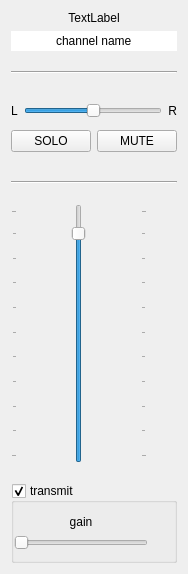
<?xml version="1.0" encoding="UTF-8"?>
<ui version="4.0">
 <class>TrackView</class>
 <widget class="QWidget" name="TrackView">
  <property name="geometry">
   <rect>
    <x>0</x>
    <y>0</y>
    <width>174</width>
    <height>574</height>
   </rect>
  </property>
  <property name="windowTitle">
   <string>Form</string>
  </property>
  <layout class="QGridLayout" name="gridLayout_3">
   <property name="verticalSpacing">
    <number>20</number>
   </property>
   <item row="4" column="0">
    <widget class="Line" name="topSeparator">
     <property name="orientation">
      <enum>Qt::Horizontal</enum>
     </property>
    </widget>
   </item>
   <item row="5" column="0">
    <widget class="QWidget" name="widget_4" native="true">
     <layout class="QGridLayout" name="gridLayout_2">
      <property name="leftMargin">
       <number>0</number>
      </property>
      <property name="rightMargin">
       <number>0</number>
      </property>
      <property name="verticalSpacing">
       <number>12</number>
      </property>
      <item row="1" column="0" colspan="3">
       <widget class="QWidget" name="widget_2" native="true">
        <layout class="QHBoxLayout" name="horizontalLayout_2">
         <property name="spacing">
          <number>6</number>
         </property>
         <property name="leftMargin">
          <number>0</number>
         </property>
         <property name="topMargin">
          <number>0</number>
         </property>
         <property name="rightMargin">
          <number>0</number>
         </property>
         <property name="bottomMargin">
          <number>0</number>
         </property>
         <item alignment="Qt::AlignLeft">
          <widget class="QPushButton" name="solo">
           <property name="sizePolicy">
            <sizepolicy hsizetype="Maximum" vsizetype="Maximum">
             <horstretch>0</horstretch>
             <verstretch>0</verstretch>
            </sizepolicy>
           </property>
           <property name="layoutDirection">
            <enum>Qt::LeftToRight</enum>
           </property>
           <property name="text">
            <string>SOLO</string>
           </property>
           <property name="checkable">
            <bool>true</bool>
           </property>
          </widget>
         </item>
         <item alignment="Qt::AlignRight">
          <widget class="QPushButton" name="mute">
           <property name="enabled">
            <bool>true</bool>
           </property>
           <property name="sizePolicy">
            <sizepolicy hsizetype="Maximum" vsizetype="Maximum">
             <horstretch>0</horstretch>
             <verstretch>0</verstretch>
            </sizepolicy>
           </property>
           <property name="layoutDirection">
            <enum>Qt::LeftToRight</enum>
           </property>
           <property name="text">
            <string>MUTE</string>
           </property>
           <property name="checkable">
            <bool>true</bool>
           </property>
          </widget>
         </item>
        </layout>
       </widget>
      </item>
      <item row="0" column="2">
       <widget class="QLabel" name="labelPanR">
        <property name="sizePolicy">
         <sizepolicy hsizetype="Fixed" vsizetype="Preferred">
          <horstretch>0</horstretch>
          <verstretch>0</verstretch>
         </sizepolicy>
        </property>
        <property name="text">
         <string>R</string>
        </property>
        <property name="alignment">
         <set>Qt::AlignRight|Qt::AlignTrailing|Qt::AlignVCenter</set>
        </property>
       </widget>
      </item>
      <item row="0" column="0">
       <widget class="QLabel" name="labelPanL">
        <property name="sizePolicy">
         <sizepolicy hsizetype="Fixed" vsizetype="Preferred">
          <horstretch>0</horstretch>
          <verstretch>0</verstretch>
         </sizepolicy>
        </property>
        <property name="text">
         <string>L</string>
        </property>
        <property name="alignment">
         <set>Qt::AlignLeading|Qt::AlignLeft|Qt::AlignVCenter</set>
        </property>
       </widget>
      </item>
      <item row="0" column="1">
       <widget class="QSlider" name="panSlider">
        <property name="sizePolicy">
         <sizepolicy hsizetype="Expanding" vsizetype="Fixed">
          <horstretch>1</horstretch>
          <verstretch>0</verstretch>
         </sizepolicy>
        </property>
        <property name="singleStep">
         <number>10</number>
        </property>
        <property name="value">
         <number>50</number>
        </property>
        <property name="orientation">
         <enum>Qt::Horizontal</enum>
        </property>
        <property name="invertedAppearance">
         <bool>false</bool>
        </property>
       </widget>
      </item>
     </layout>
    </widget>
   </item>
   <item row="7" column="0">
    <widget class="QWidget" name="widget_5" native="true">
     <layout class="QHBoxLayout" name="horizontalLayout" stretch="0,0">
      <property name="spacing">
       <number>10</number>
      </property>
      <property name="leftMargin">
       <number>0</number>
      </property>
      <property name="topMargin">
       <number>0</number>
      </property>
      <property name="rightMargin">
       <number>0</number>
      </property>
      <property name="bottomMargin">
       <number>0</number>
      </property>
      <item>
       <widget class="QSlider" name="verticalSlider">
        <property name="sizePolicy">
         <sizepolicy hsizetype="Expanding" vsizetype="Expanding">
          <horstretch>3</horstretch>
          <verstretch>0</verstretch>
         </sizepolicy>
        </property>
        <property name="value">
         <number>90</number>
        </property>
        <property name="orientation">
         <enum>Qt::Vertical</enum>
        </property>
        <property name="tickPosition">
         <enum>QSlider::TicksBothSides</enum>
        </property>
       </widget>
      </item>
      <item>
       <widget class="PeakMeter" name="widget" native="true">
        <property name="sizePolicy">
         <sizepolicy hsizetype="Fixed" vsizetype="Preferred">
          <horstretch>0</horstretch>
          <verstretch>0</verstretch>
         </sizepolicy>
        </property>
        <property name="minimumSize">
         <size>
          <width>20</width>
          <height>0</height>
         </size>
        </property>
        <property name="styleSheet">
         <string notr="true"/>
        </property>
       </widget>
      </item>
     </layout>
    </widget>
   </item>
   <item row="8" column="0">
    <widget class="QGroupBox" name="transmit">
     <property name="title">
      <string>transmit</string>
     </property>
     <property name="checkable">
      <bool>true</bool>
     </property>
     <layout class="QGridLayout" name="gridLayout">
      <property name="leftMargin">
       <number>0</number>
      </property>
      <property name="topMargin">
       <number>12</number>
      </property>
      <property name="rightMargin">
       <number>0</number>
      </property>
      <property name="bottomMargin">
       <number>10</number>
      </property>
      <property name="verticalSpacing">
       <number>6</number>
      </property>
      <item row="0" column="0">
       <widget class="QLabel" name="gainLabel">
        <property name="text">
         <string>gain</string>
        </property>
        <property name="alignment">
         <set>Qt::AlignBottom|Qt::AlignHCenter</set>
        </property>
       </widget>
      </item>
      <item row="0" column="2" rowspan="2" alignment="Qt::AlignRight">
       <widget class="PeakMeter" name="widget_3" native="true">
        <property name="sizePolicy">
         <sizepolicy hsizetype="Fixed" vsizetype="Preferred">
          <horstretch>0</horstretch>
          <verstretch>0</verstretch>
         </sizepolicy>
        </property>
        <property name="minimumSize">
         <size>
          <width>20</width>
          <height>20</height>
         </size>
        </property>
        <property name="maximumSize">
         <size>
          <width>20</width>
          <height>16777215</height>
         </size>
        </property>
       </widget>
      </item>
      <item row="1" column="0">
       <widget class="QSlider" name="horizontalSlider">
        <property name="orientation">
         <enum>Qt::Horizontal</enum>
        </property>
       </widget>
      </item>
     </layout>
    </widget>
   </item>
   <item row="6" column="0">
    <widget class="Line" name="panSectionSeparator">
     <property name="orientation">
      <enum>Qt::Horizontal</enum>
     </property>
    </widget>
   </item>
   <item row="0" column="0">
    <widget class="QWidget" name="widget_6" native="true">
     <layout class="QVBoxLayout" name="verticalLayout">
      <property name="leftMargin">
       <number>0</number>
      </property>
      <property name="topMargin">
       <number>0</number>
      </property>
      <property name="rightMargin">
       <number>0</number>
      </property>
      <property name="bottomMargin">
       <number>0</number>
      </property>
      <item>
       <widget class="QLabel" name="trackName">
        <property name="text">
         <string>TextLabel</string>
        </property>
        <property name="alignment">
         <set>Qt::AlignCenter</set>
        </property>
       </widget>
      </item>
      <item>
       <widget class="QLineEdit" name="channelName">
        <property name="text">
         <string>channel name</string>
        </property>
        <property name="frame">
         <bool>false</bool>
        </property>
        <property name="alignment">
         <set>Qt::AlignCenter</set>
        </property>
        <property name="clearButtonEnabled">
         <bool>false</bool>
        </property>
       </widget>
      </item>
     </layout>
    </widget>
   </item>
  </layout>
 </widget>
 <customwidgets>
  <customwidget>
   <class>PeakMeter</class>
   <extends>QWidget</extends>
   <header>peakmeter.h</header>
   <container>1</container>
  </customwidget>
 </customwidgets>
 <resources/>
 <connections/>
</ui>
